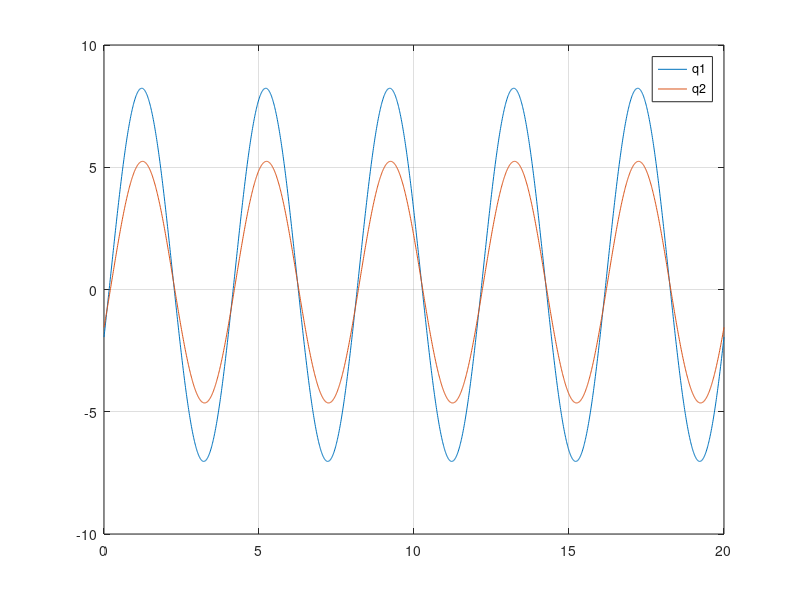
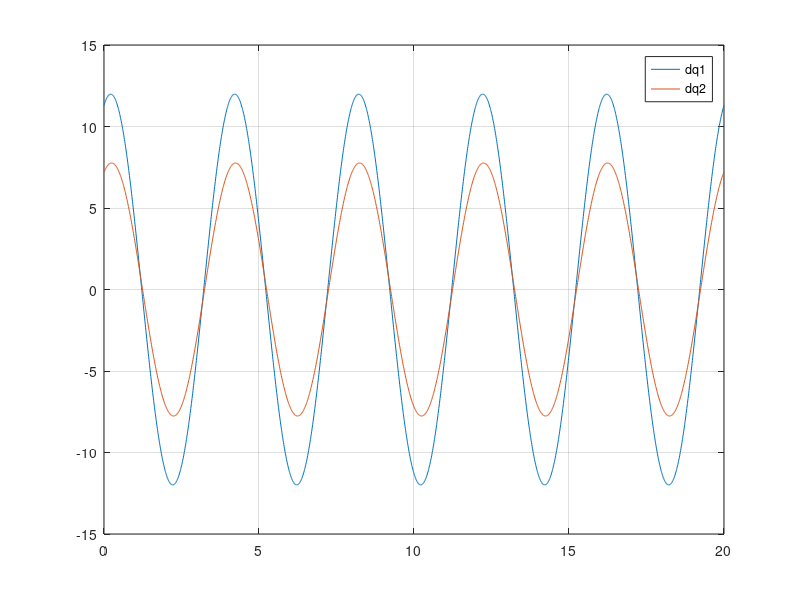
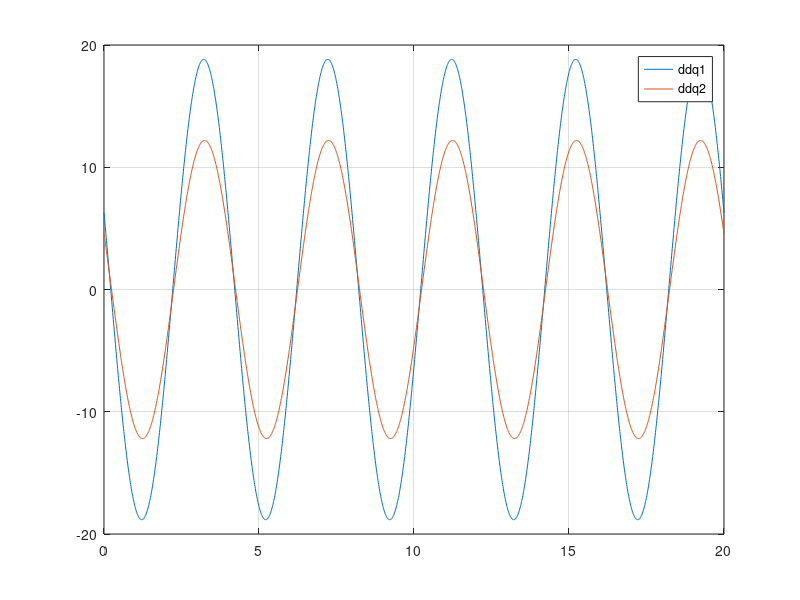
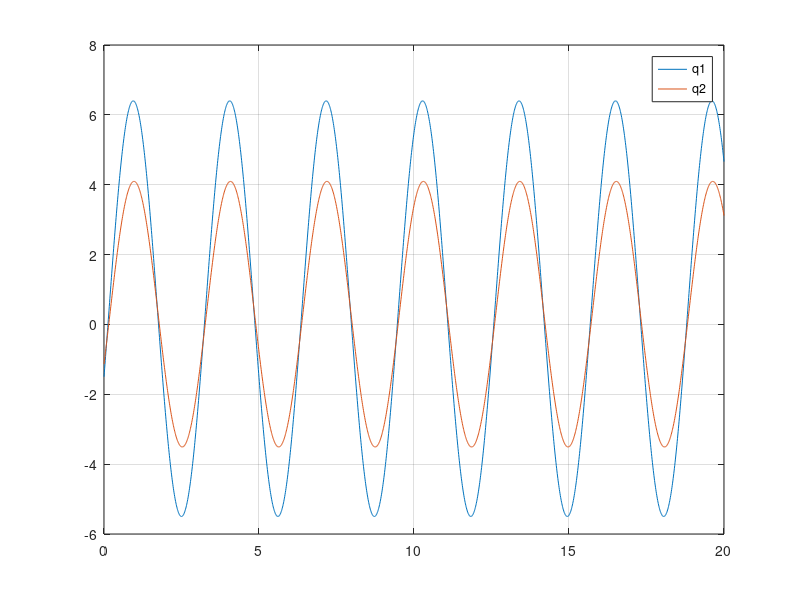

MATLAB code for these plots, in order:
%% Visualize Fourier Trajectory in the joints space (ref.De Luca Franka Emika Identification)
close all;
% Parameters: x =  [a_1 a_2 b_1 b_2 q0_1 q0_2 wf]


t= 0:0.01:20;
%% CASE II

% Fourier with l = 1 (1st harmonic)

%% Non optimized trajectory

l=1;

x0 = [11.3 7.2 4 2.9 0.6 0.3 0.5*pi];

a_1 = x0(1);
a_2 = x0(2);
b_1 = x0(3);
b_2 = x0(4);
q0_1 = x0(5);
q0_2 = x0(6);
wf = x0(7);

q1 = q0_1 - (b_1*cos(t*wf))/wf + (a_1*sin(t*wf))/wf;
q2 = q0_2 - (b_2*cos(t*wf))/wf + (a_2*sin(t*wf))/wf;

dq1 = a_1*cos(t*wf) + b_1*sin(t*wf);
dq2 = a_2*cos(t*wf) + b_2*sin(t*wf);

ddq1 = b_1*wf*cos(t*wf) - a_1*wf*sin(t*wf);
ddq2 = b_2*wf*cos(t*wf) - a_2*wf*sin(t*wf);



%% Joint Position

figure;
plot(t,q1,t,q2);
grid on
legend('q1','q2');

%% Joint velocity
figure;
plot(t,dq1,t,dq2);
grid on
legend('dq1','dq2');

%% Joint Acceleration
figure;
plot(t,ddq1,t,ddq2);
grid on
legend('ddq1','ddq2');


%% Optimized trajectory

l=1;

x = [11.3522 7.1170 3.9340 2.8793 0.4512 0.2933 2.0194];

a_1 = x(1);
a_2 = x(2);
b_1 = x(3);
b_2 = x(4);
q0_1 = x(5);
q0_2 = x(6);
wf = x(7);

q1 = q0_1 - (b_1*cos(t*wf))/wf + (a_1*sin(t*wf))/wf;
q2 = q0_2 - (b_2*cos(t*wf))/wf + (a_2*sin(t*wf))/wf;

dq1 = a_1*cos(t*wf) + b_1*sin(t*wf);
dq2 = a_2*cos(t*wf) + b_2*sin(t*wf);

ddq1 = b_1*wf*cos(t*wf) - a_1*wf*sin(t*wf);
ddq2 = b_2*wf*cos(t*wf) - a_2*wf*sin(t*wf);


%% Joint Position

figure;
plot(t,q1,t,q2);
grid on
legend('q1','q2');

%% Joint velocity
figure;
plot(t,dq1,t,dq2);
grid on
legend('dq1','dq2');

%% Joint Acceleration
figure;
plot(t,ddq1,t,ddq2);
grid on
legend('ddq1','ddq2');

close all;
